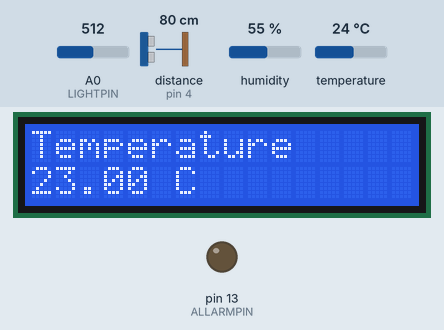
Recording of a sketch running on a simulated Arduino Uno, built with avr-gcc and run on an emulated ATmega328P. Parts: 16×2 character LCD, output pins drawn as LEDs (lit = HIGH). Inputs (shaded band) come from the test bench; at power-on: distance to the obstacle (sensor on pin 4) 80 cm, humidity 55 %, A0 (LIGHTPIN) = 512, temperature 24 °C. The echo pulse lasts 58.3 µs per cm; what the sketch prints to the serial monitor is not drawn.

Above: at 2.6 s.
2.7 s: distance to the obstacle (sensor on pin 4) set to 2 cm
At 7.5 s:
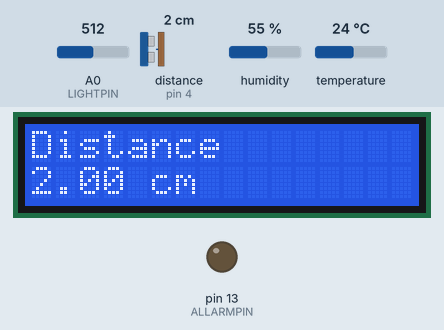
15.6 s: humidity set to 22 %
At 21.5 s:
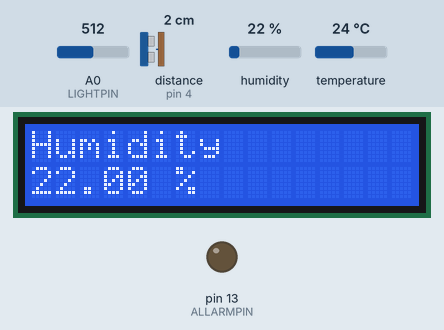
23.7 s: A0 (LIGHTPIN) set to 716
At 24.7 s:
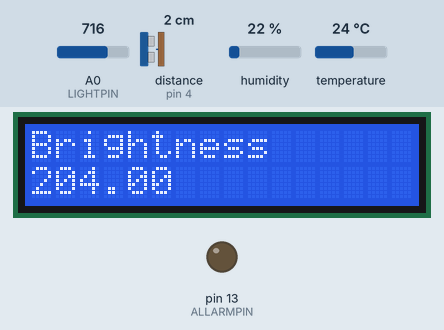
27.8 s: temperature set to 12 °C
At 35.6 s:
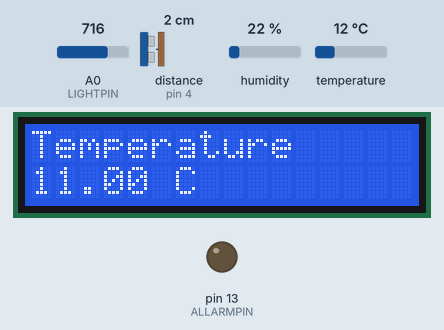
37.9 s: distance to the obstacle (sensor on pin 4) set to 4 cm
At 39.6 s:
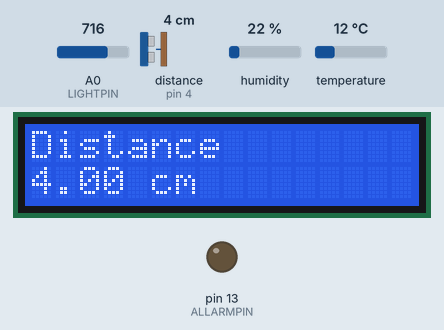
41.9 s: A0 (LIGHTPIN) set to 992
At 49.7 s:
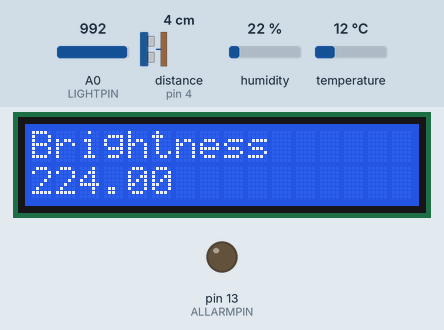
Timing chart, 0 to 51.2 s (numbered marks = the images above; inputs shaded):
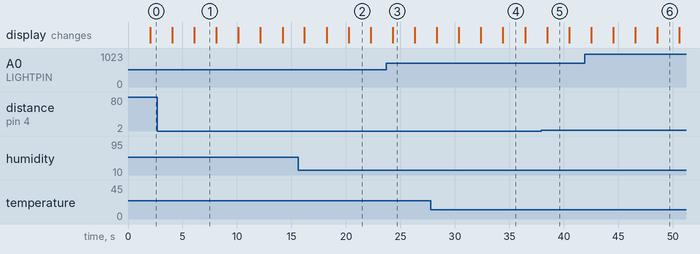

Measured:
- what the display in image 1 shows lasts 2.0 s, from 6.1 s to 8.1 s

The sketch:

winerIot.ino
```cpp
#include <LiquidCrystal.h>
#define WINERYID 1
#define NUMSENSORS 4
enum reader {
  /*
  S0: inizio nuova lettura seriale con 0xdd
  S1: ricevuto winery_id
  S2: ricevuto numero di sensori con anomalia
  S4: anomalie su tutti i sensori
  S5: fine lettura con 0xde
  S6: allarme passato
  S7: fine lettura di fine allarme
  */
  S0, S1, S2, S3, S4, S5, S6, S7
};
uint8_t prec_state = 255, state= 255, next_state =255;

#include "SR04.h"
#define TRIG_PIN 4
#define ECHO_PIN 3
SR04 sr04 = SR04(ECHO_PIN,TRIG_PIN);

#define LIGHTPIN 0
#define ALLARMPIN 13

#include "DHT.h"
static const int DHT_SENSOR_PIN = 2;
#define DHT_SENSOR_TYPE DHT11
DHT dht( DHT_SENSOR_PIN, DHT_SENSOR_TYPE );

LiquidCrystal lcd(7, 8, 9, 10, 11, 12);
static unsigned long measurement_timestamp_lcd = 0;

const char* sensor_type[4] =  {"Temperature", "Humidity", "Distance", "Brightness"};
const char* type[5] =  {"" ,"T", "H", "D", "B"};
const char* sensor_msr[4] = {"C", "%", "cm", ""};
reader allarm_read;
uint8_t allarm_to_read, allarm_readed, allarm_on_lcd;
uint8_t sensor_with_anomaly[NUMSENSORS];

void setup() {
  lcd.begin(16, 2);
  dht.begin();
  pinMode(ALLARMPIN, OUTPUT);
  lcd.print("Init...");
  Serial.begin(9600);
  allarm_to_read = 0;
  allarm_readed = 0;
}

uint8_t check_allarm(){
    if (Serial.available()>0){
      uint8_t received = Serial.read();
      if (received == 10) return (uint8_t)0;

      if (received == 0xdd){
        allarm_read = S0;
      }
      if (allarm_read==S0 && received == WINERYID){
        allarm_read = S1;
      }
      if (allarm_read==S1 && received == 0xdc){
        allarm_read = S4;
      }
      if (allarm_read==S1 && received == 0xdb){
        allarm_read = S6;
      }
      if (allarm_read==S1 && received >0 && received < NUMSENSORS){
        allarm_read = S2;
        allarm_to_read = received;
        allarm_readed = 0;
      }
      if ((allarm_read == S2 && allarm_readed == 0) || (allarm_read == S3 && allarm_readed <= allarm_to_read)){
        allarm_read = S3;
        sensor_with_anomaly [allarm_readed] = received;
        allarm_readed = allarm_readed + 1;
      }
      if ((allarm_read == S3 || allarm_read == S4) && received == 0xde){
        allarm_read = S5;
      }
      if (allarm_read == S6 && received == 0xde){
        allarm_read = S7;
      }

    if (allarm_read == S5) return (uint8_t)1;
    if (allarm_read == S7) return (uint8_t)2;
  }
  return (uint8_t)0;
}

void print_anomaly_lcd(){
  lcd.clear();
  lcd.setCursor(0, 0);
  lcd.print((char *) "Anomalia sensori");
  lcd.setCursor(0, 1);
  for (uint8_t i = 1; i<=allarm_to_read; i++){
    lcd.print(sensor_with_anomaly[i]);
    lcd.print(" ");
  }
}

void print_lcd(int sensor_id, float measure){
  lcd.clear();
  lcd.setCursor(0, 0);
  lcd.print((char *)sensor_type[sensor_id]);
  lcd.setCursor(0, 1);
  lcd.print(measure);
  lcd.print(" ");
  lcd.print(sensor_msr[sensor_id]);
}

void print_seriale(uint8_t  sensor_id, uint8_t sensor_value){
    Serial.write(0xff);
    Serial.write((char)(WINERYID));
    Serial.write((char)(sensor_id));
    Serial.write((char*)type[sensor_id]);
    Serial.write((char)(sensor_value));
    Serial.write(0xfe);
}

void print_(uint8_t state, uint8_t m){
  if (allarm_on_lcd != 1){
      print_lcd(state, m);
    }
    print_seriale(state+1, (uint8_t)m);
}

void loop() {
  uint8_t m;
  int l;
  float f;
  long d;

  uint8_t check_status;

  if(millis()- measurement_timestamp_lcd > 2000 && ((state == 3 && next_state == 0 )||(state == 255 && next_state == 255))){
    f = dht.readTemperature(true);
    m = (f-32)/1.8;

    state = 0;
    next_state = 1;
    print_(state, m);

    measurement_timestamp_lcd = millis();
  }

  if(millis()- measurement_timestamp_lcd > 2000 && state == 0 && next_state == 1){
    m = dht.readHumidity();

    state = 1;
    next_state = 2;
    print_(state, m);

    measurement_timestamp_lcd = millis();
  }

  if(millis()- measurement_timestamp_lcd > 2000 && state == 1 && next_state == 2){
    m = sr04.Distance();

    state = 2;
    next_state = 3;
    print_(state, m);

    measurement_timestamp_lcd = millis();
  }

  if(millis()- measurement_timestamp_lcd > 2000 && state == 2 && next_state == 3){
    l = analogRead(LIGHTPIN);
    m = (uint8_t)l;

    state = 3;
    next_state = 0;
    print_(state, m);

    measurement_timestamp_lcd = millis();
  }

  check_status = check_allarm();
  if (check_status == 1) {
    digitalWrite(ALLARMPIN, HIGH);
    print_anomaly_lcd();
    allarm_on_lcd = 1;
  }
  if (check_status == 2){
    digitalWrite(ALLARMPIN, LOW);
    allarm_on_lcd = 0;
    lcd.clear();
  }
}
```
